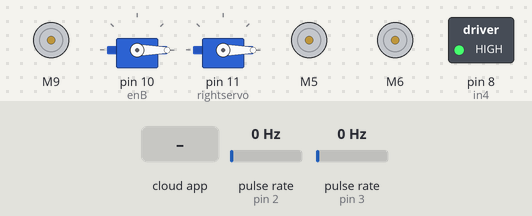
The sketch below on a simulated Arduino Uno, built with avr-gcc and run on an emulated ATmega328P. On the bench: 3 × DC motor (green arrow = forward, orange = backward, longer = faster), 2 × servo, switched loads named in the sketch (green lamp = pin HIGH). Wiring (inferred from the names in the program): 2 × pulse sensor: data pin 2 / data pin 3. Inputs (shaded band) come from the test bench; at power-on: pulse rate (sensors on pin 2, pin 3) 0 Hz. The ROS host is connected and sends only what is stated; pins used as bus, display or sensor lines are not drawn.

Above: at 1.2 s.
1.3 s: the phone or cloud app sets left_motor_velocity to 45
At 1.9 s:
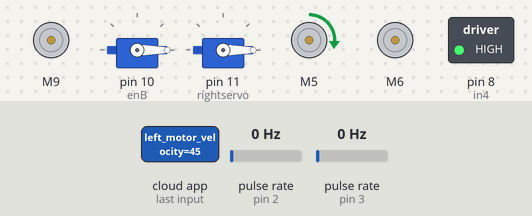
2.8 s: the phone or cloud app sets right_motor_velocity to 45
At 4.0 s:
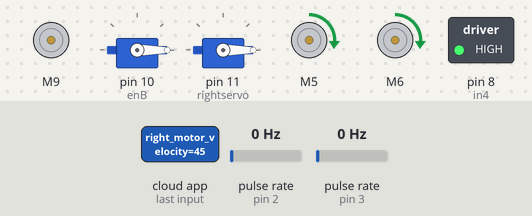
4.3 s: the phone or cloud app sets left_servo_angle to 45
At 5.4 s:
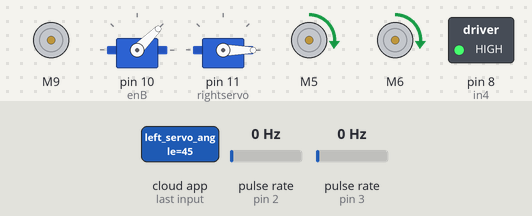
5.8 s: the phone or cloud app sets right_servo_angle to 45
At 6.6 s:
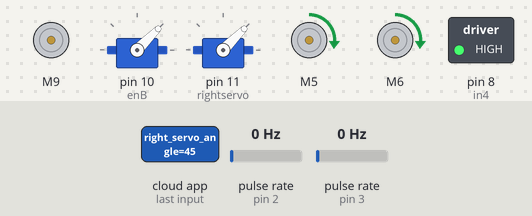
7.3 s: the phone or cloud app sets vacuum_motor_velocity to 45
At 7.7 s:
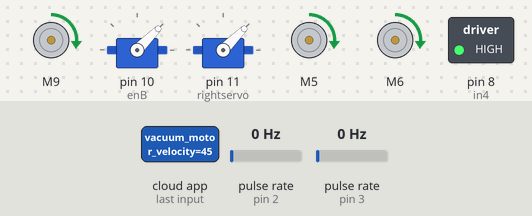
8.8 s: the phone or cloud app sets left_motor_velocity to 0
At 10.1 s:
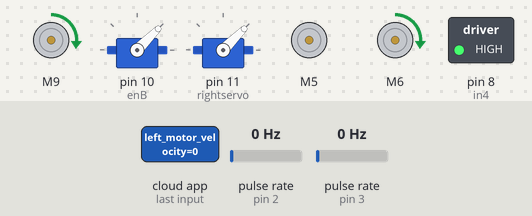
Timing chart, 0 to 11.3 s (numbered marks = the images above; inputs shaded):
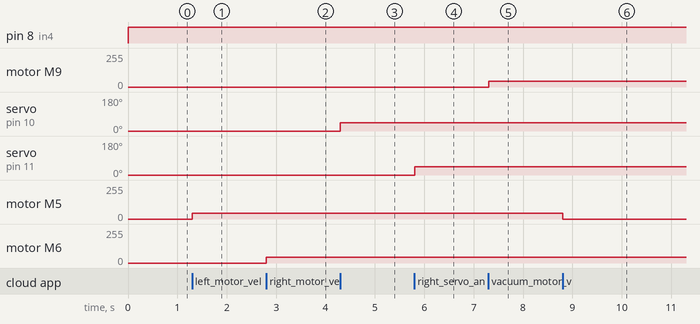

The sketch:

robopeakcode.ino
```cpp
#include <ros.h>
#include <std_msgs/Int32.h>
#include <std_msgs/String.h>
#include "CytronMotorDriver.h"
#include <Servo.h>
#include <Wire.h>
//pwm channels D3,D5,D6,D9,D10
int VacuumVelocity=0;
// Configure the motor driver.
CytronMD vacuummotor(PWM_DIR, 9, 4);  // PWM = Pin 3, DIR = Pin 4.
// Main Brush Motor
int enA = 9;
int in1 = 5;
int in2 = 6;
// Side Brush Motors
int enB = 10;
int in3 = 7;
int in4 = 8;
// Configure the motor driver.
CytronMD leftmotor(PWM_DIR, 5, 4);
CytronMD rightmotor(PWM_DIR, 6, 7);
//encoder interrupt pins
int encoderPinLeft=2;
int encoderPinRight=3;
int ENA=8;
int ENB=9;
//left encoder pulses
volatile unsigned long totalPulsesLeft = 0;
//right encoder pulses
volatile unsigned long totalPulsesRight = 0;
//left servo angle
volatile unsigned long AngleLeft = 0;
//right servo angle
volatile unsigned long AngleRight = 0;
// motor velocities - these variables are set by ROS
// left motor
int motorVelocityLeft=0;
// right motor
int motorVelocityRight=0;
// configure the servo
Servo leftservo;
Servo rightservo;
int posleft=0;
int posright=0;

ros::NodeHandle nh;

void callBackFunctionMotorVacuum(const std_msgs::Int32 &VacuumVelocityROS){
  VacuumVelocity=VacuumVelocityROS.data;
}

void callBackFunctionServoLeft(const std_msgs::Int32 &servoAngleLeftROS){
  posleft=servoAngleLeftROS.data;
}
void callBackFunctionServoRight(const std_msgs::Int32 &servoAngleRightROS){
  posright=servoAngleRightROS.data;
}

void callBackFunctionMotorLeft(const std_msgs::Int32 &motorVelocityLeftROS){
  motorVelocityLeft=motorVelocityLeftROS.data;
}
void callBackFunctionMotorRight(const std_msgs::Int32 &motorVelocityRightROS){
  motorVelocityRight=motorVelocityRightROS.data;
}


//publishers for the encoder pulses
//left encoder publisher
std_msgs::Int32 leftEncoderROS;
ros::Publisher leftEncoderROSPublisher("left_encoder_pulses", &leftEncoderROS);
//right encoder publisher
std_msgs::Int32 rightEncoderROS;
ros::Publisher rightEncoderROSPublisher("right_encoder_pulses", &rightEncoderROS);

//left angle publisher
std_msgs::String leftAngleROS;
ros::Publisher leftAngleROSPublisher("left_angle", &leftAngleROS);
//right angle publisher
std_msgs::String rightAngleROS;
ros::Publisher rightAngleROSPublisher("right_angle", &rightAngleROS);


//subscribers for vacuum motor
//vacuum motor
ros::Subscriber<std_msgs::Int32>VacuumMotorROSSubsciber("vacuum_motor_velocity",&callBackFunctionMotorVacuum);

//subscribers for left and right motor velocities
//left motor
ros::Subscriber<std_msgs::Int32>leftMotorROSSubsciber("left_motor_velocity",&callBackFunctionMotorLeft);
//right motor
ros::Subscriber<std_msgs::Int32>rightMotorROSSubsciber("right_motor_velocity",&callBackFunctionMotorRight);

//left servo angle
ros::Subscriber<std_msgs::Int32>leftServoROSSubsciber("left_servo_angle",&callBackFunctionServoLeft);
//right servo angle
ros::Subscriber<std_msgs::Int32>rightServoROSSubsciber("right_servo_angle",&callBackFunctionServoRight);


// The setup routine runs once when you press reset.
void setup() {
  vacuummotor.setSpeed(VacuumVelocity);
   // Set all the motor control pins to outputs

  pinMode(enA, OUTPUT);
  pinMode(enB, OUTPUT);
  pinMode(in1, OUTPUT);
  pinMode(in2, OUTPUT);
  pinMode(in3, OUTPUT);
  pinMode(in4, OUTPUT);
  //set the encoder pins
  pinMode(encoderPinLeft, INPUT);
  pinMode(encoderPinRight, INPUT);
  pinMode(ENA,OUTPUT);
  pinMode(ENB,OUTPUT);
  //servo attach pins
  leftservo.attach(10);
  rightservo.attach(11);
  //attach the interrupts for tracking the pulses
  attachInterrupt(digitalPinToInterrupt(encoderPinLeft), interruptFunctionLeft, RISING);
  attachInterrupt(digitalPinToInterrupt(encoderPinRight), interruptFunctionRight, RISING);
  //left motor
 leftmotor.setSpeed(0);
 //right motor
 rightmotor.setSpeed(0);
 //left servo
 leftservo.write(0);
 //right servo
 rightservo.write(0);

//Setup ROS Stuff
 nh.getHardware()->setBaud(9600);
 nh.initNode();
 //Publishers
 nh.advertise(leftEncoderROSPublisher);
 nh.advertise(rightEncoderROSPublisher);
 nh.advertise(leftAngleROSPublisher);
 nh.advertise(rightAngleROSPublisher);


 //Subscribers
 nh.subscribe(leftMotorROSSubsciber);
 nh.subscribe(rightMotorROSSubsciber);
 nh.subscribe(leftServoROSSubsciber);
 nh.subscribe(rightServoROSSubsciber);
 nh.subscribe(VacuumMotorROSSubsciber);

}


// The loop routine runs over and over again forever.
void loop() {
nh.spinOnce();
// Turn on motor A

  digitalWrite(in1, LOW);
  digitalWrite(in2, HIGH);

  // Set speed to 200 out of possible range 0~255

  analogWrite(enA, VacuumVelocity);

  // Turn on motor B

  digitalWrite(in3, LOW);
  digitalWrite(in4, HIGH);

  // Set speed to 200 out of possible range 0~255

  analogWrite(enB, VacuumVelocity);

  vacuummotor.setSpeed(VacuumVelocity);

//analogWrite(ENA, motorVelocityLeft);
//Set the direction and turn ON
//left motor
leftmotor.setSpeed(motorVelocityLeft);
//right motor
rightmotor.setSpeed(motorVelocityRight);
//left servo
leftservo.write(posleft);
//right servo
rightservo.write(posright);
//send back the encoder readings
leftEncoderROS.data = totalPulsesLeft;
leftEncoderROSPublisher.publish(&leftEncoderROS);

rightEncoderROS.data = totalPulsesRight;
rightEncoderROSPublisher.publish(&rightEncoderROS);

//send back the servo readings
leftAngleROS.data = AngleLeft;
leftAngleROSPublisher.publish(&leftAngleROS);

rightAngleROS.data = AngleRight;
rightAngleROSPublisher.publish(&rightAngleROS);
//ServoLeft();

}

//interrupt function left encoder
void interruptFunctionLeft(){
        if(motorVelocityLeft < 0){
          totalPulsesLeft--;
        }
        if(motorVelocityLeft > 0){
          totalPulsesLeft++;
        }
}
void interruptFunctionRight(){
        if(motorVelocityRight < 0){
          totalPulsesRight--;
        }
        if(motorVelocityRight > 0){
          totalPulsesRight++;
        }
}/*
void ServoLeft(){
        if(motorVelocityRight == 0) {
          AngleRight = "SS";
        }
        else if(posright == 45){
          if(motorVelocityRight > 0){
            AngleRight = "BR";
          }
          if(motorVelocityRight < 0){
            AngleRight = "FL";
          }
        }
        else if(posright == 135){
          if(motorVelocityRight > 0){
            AngleRight = "FR";
          }
          if(motorVelocityRight < 0){
            AngleRight = "BL";
          }
        }
        else if(posright == 90){
          if(motorVelocityRight > 0){
            AngleRight = "RR";
          }
          if(motorVelocityRight < 0){
            AngleRight = "LL";
          }
        }
        else {
          if(motorVelocityRight > 0){
            AngleRight = "FF";
          }
          if(motorVelocityRight < 0){
            AngleRight = "BB";
          }
        }
}
void ServoRight(){
        if(posright < 0){
          AngleRight--;
        }
        if(posright> 0){
          AngleRight++;
        }
}
*/
```

Measured:
- after the input at 1.3 s, motor M5: stopped → forward 45/255 at once
- after the input at 2.8 s, motor M6: stopped → forward 45/255 at once
- after the input at 4.3 s, servo on pin 10 (enB): 0° → 45° at once
- after the input at 5.8 s, servo on pin 11 (rightservo): 0° → 45° at once
- after the input at 7.3 s, motor M9: stopped → forward 45/255 at once
- after the input at 8.8 s, motor M5: forward 45/255 → stopped at once
